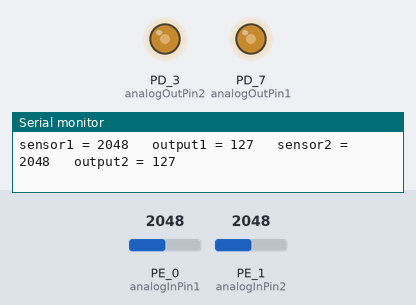
The sketch below on a simulated TI Tiva C LaunchPad. On the bench: output pins drawn as LEDs (lit = HIGH), the last lines printed to the serial monitor. The inputs (shaded band) are chosen by the test bench; at power-on: PE_0 (analogInPin1) = 2048, PE_1 (analogInPin2) = 2048.

Above: at 1.2 s.
1.3 s: PE_0 (analogInPin1) set to 2866
At 1.8 s:
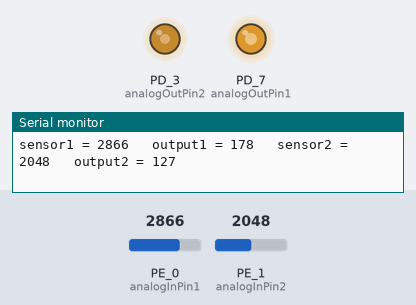
2.8 s: PE_1 (analogInPin2) set to 2866
At 3.3 s:
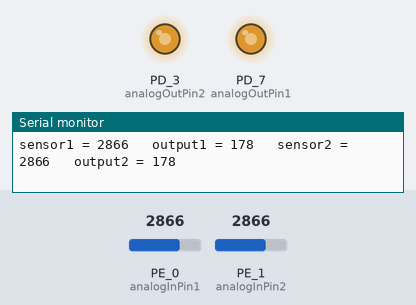
4.3 s: PE_0 (analogInPin1) set to 3603
At 4.8 s:
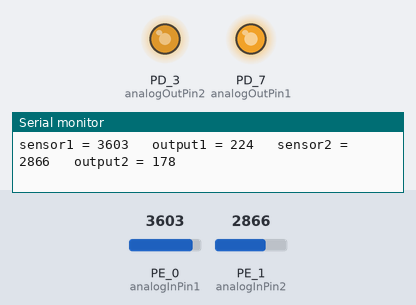
5.8 s: PE_1 (analogInPin2) set to 3603
At 6.3 s:
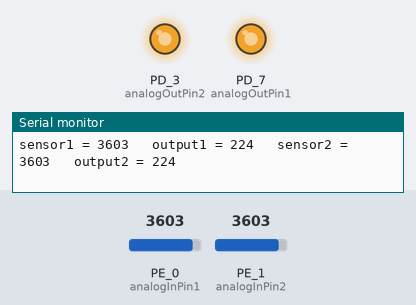
7.3 s: PE_0 (analogInPin1) set to 2047
At 7.8 s:
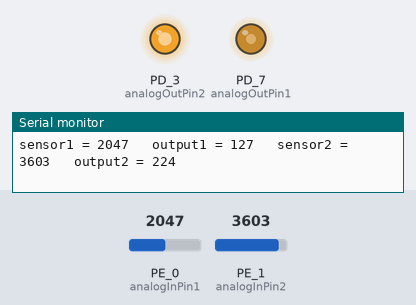
8.8 s: PE_1 (analogInPin2) set to 491
At 9.3 s:
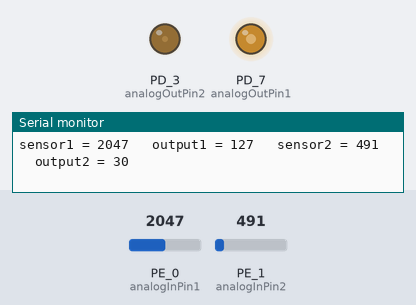
Timing chart, 0 to 11.3 s (numbered marks = the images above; inputs shaded):
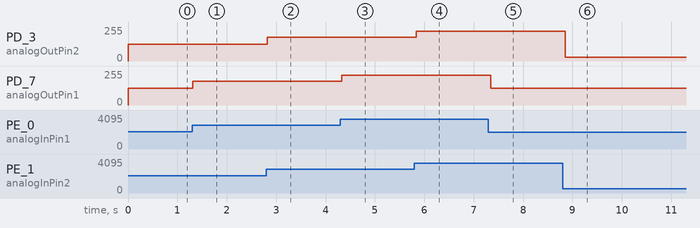

The sketch:

AnalogInOut.ino
```cpp
const int analogInPin1 = A3;
const int analogOutPin1 = PD_7;
const int analogInPin2 = A2;
const int analogOutPin2 = PD_3;

int sensorValue1 = 0;
int outputValue1 = 0;
int sensorValue2 = 0;
int outputValue2 = 0;

void setup() {
  Serial.begin(9600);

}

void loop() {
  sensorValue1 = analogRead(analogInPin1);
  sensorValue2 = analogRead(analogInPin2);
  outputValue1 = map(sensorValue1, 0, 4095, 0, 255);
  outputValue2 = map(sensorValue2, 0, 4095, 0, 255);
  analogWrite(analogOutPin1, outputValue1);
  analogWrite(analogOutPin2, outputValue2);

  Serial.print("sensor1 = ");
  Serial.print(sensorValue1);
  Serial.print("\t output1 = ");
  Serial.print(outputValue1);
  Serial.print("\t sensor2 = ");
  Serial.print(sensorValue2);
  Serial.print("\t output2 = ");
  Serial.println(outputValue2);

  delay(100);


}
```

Measured:
- after the input at 1.3 s, PD_7 (analogOutPin1): 127/255 → 178/255 at once
- after the input at 2.8 s, PD_3 (analogOutPin2): 127/255 → 178/255 at once
- after the input at 4.3 s, PD_7 (analogOutPin1): 178/255 → 224/255 at once
- after the input at 5.8 s, PD_3 (analogOutPin2): 178/255 → 224/255 at once
- after the input at 7.3 s, PD_7 (analogOutPin1): 224/255 → 127/255 after 0.05 s
- after the input at 8.8 s, PD_3 (analogOutPin2): 224/255 → 30/255 after 0.06 s
